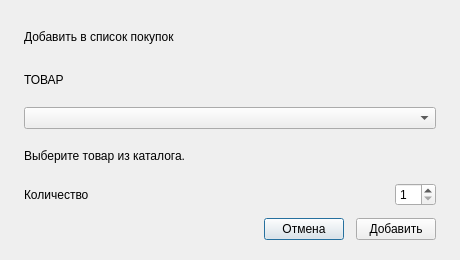
<?xml version='1.0' encoding='utf-8'?>
<ui version="4.0">
 <class>AddProductDialog</class>
 <widget class="QDialog" name="AddProductDialog">
  <property name="geometry">
   <rect>
    <x>0</x>
    <y>0</y>
    <width>460</width>
    <height>260</height>
   </rect>
  </property>
  <property name="windowTitle">
   <string>Добавить товар</string>
  </property>
  <property name="modal">
   <bool>true</bool>
  </property>
  <layout class="QVBoxLayout" name="dialogLayout">
   <property name="leftMargin">
    <number>24</number>
   </property>
   <property name="topMargin">
    <number>22</number>
   </property>
   <property name="rightMargin">
    <number>24</number>
   </property>
   <property name="bottomMargin">
    <number>20</number>
   </property>
   <property name="spacing">
    <number>12</number>
   </property>
   <item>
    <widget class="QLabel" name="dialogTitleLabel">
     <property name="text">
      <string>Добавить в список покупок</string>
     </property>
    </widget>
   </item>
   <item>
    <widget class="QLabel" name="productCaptionLabel">
     <property name="text">
      <string>ТОВАР</string>
     </property>
    </widget>
   </item>
   <item>
    <widget class="QComboBox" name="productComboBox">
     <property name="minimumHeight">
      <number>40</number>
     </property>
    </widget>
   </item>
   <item>
    <widget class="QLabel" name="productDetailsLabel">
     <property name="text">
      <string>Выберите товар из каталога.</string>
     </property>
     <property name="wordWrap">
      <bool>true</bool>
     </property>
    </widget>
   </item>
   <item>
    <layout class="QHBoxLayout" name="quantityLayout">
     <item>
      <widget class="QLabel" name="quantityCaptionLabel">
       <property name="text">
        <string>Количество</string>
       </property>
      </widget>
     </item>
     <item>
      <spacer name="quantitySpacer">
       <property name="orientation">
        <enum>Qt::Horizontal</enum>
       </property>
       <property name="sizeHint" stdset="0">
        <size>
         <width>20</width>
         <height>20</height>
        </size>
       </property>
      </spacer>
     </item>
     <item>
      <widget class="QSpinBox" name="quantitySpinBox">
       <property name="minimum">
        <number>1</number>
       </property>
       <property name="maximum">
        <number>99</number>
       </property>
       <property name="value">
        <number>1</number>
       </property>
       <property name="minimumWidth">
        <number>90</number>
       </property>
       <property name="minimumHeight">
        <number>36</number>
       </property>
      </widget>
     </item>
    </layout>
   </item>
   <item>
    <layout class="QHBoxLayout" name="buttonsLayout">
     <item>
      <spacer name="buttonsSpacer">
       <property name="orientation">
        <enum>Qt::Horizontal</enum>
       </property>
       <property name="sizeHint" stdset="0">
        <size>
         <width>40</width>
         <height>20</height>
        </size>
       </property>
      </spacer>
     </item>
     <item>
      <widget class="QPushButton" name="cancelButton">
       <property name="text">
        <string>Отмена</string>
       </property>
       <property name="minimumHeight">
        <number>38</number>
       </property>
      </widget>
     </item>
     <item>
      <widget class="QPushButton" name="addButton">
       <property name="text">
        <string>Добавить</string>
       </property>
       <property name="minimumHeight">
        <number>38</number>
       </property>
      </widget>
     </item>
    </layout>
   </item>
  </layout>
 </widget>
 <resources />
 <connections />
</ui>
